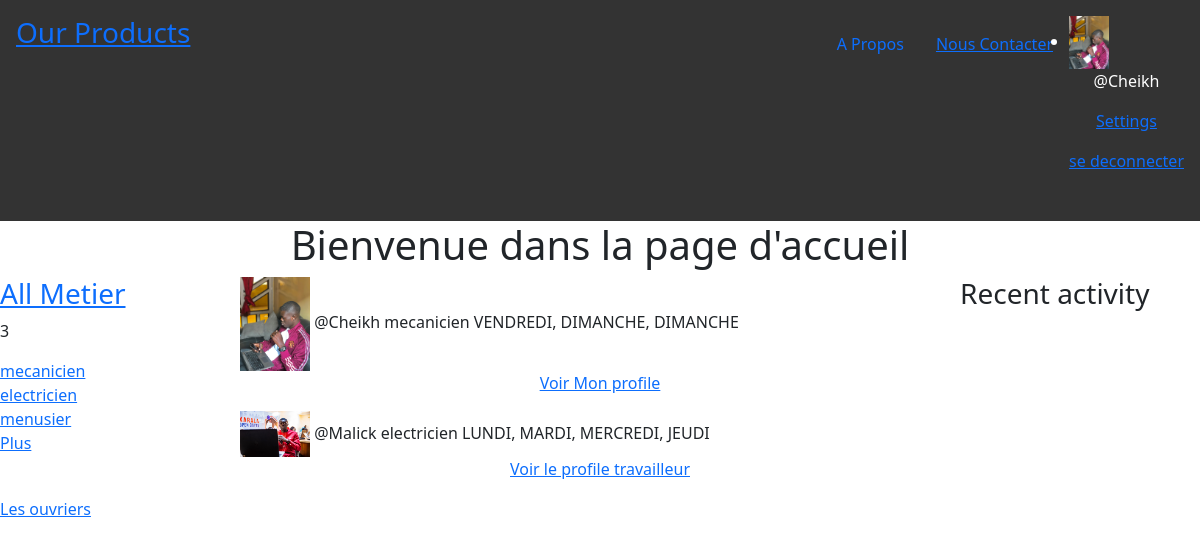
Page /job/ (signed in) on the committed database.
### authentication/models.py (models this page shows, shortened)
class User(AbstractUser):
    WORKER = 'WORKER'
    SUBSCRIBER = 'SUBSCRIBER'
    ROLE_CHOICES = (
        (WORKER, 'Trvailleur'),
        (SUBSCRIBER,'Abonné')
    )
    HOMME = 'HOMME'
    FEMME = 'FEMME'
    SEXE_CHOICES = (
        (HOMME, 'Homme'),
        (FEMME, 'Femme')
    )
    profile_photo = models.ImageField(verbose_name='Photo de profile',upload_to='photo_de_profile')
    sexe = models.CharField(max_length=30,choices=SEXE_CHOICES,verbose_name='Sexe')
    role = models.CharField(max_length=30,choices=ROLE_CHOICES,verbose_name='Role')

### job/models.py (models this page shows, shortened)
class Metier(models.Model):
    objects = None
    slug = models.SlugField(max_length=30,unique=True)
    nom_du_metier = models.CharField(max_length=50,verbose_name="Ton Métier")
    def __str__(self):
        return str(self.nom_du_metier)

class Worker(models.Model):
    objects = None
    LUNDI = 'LUNDI'
    MARDI = 'MARDI'
    MERCREDI = 'MERCREDI'
    JEUDI = 'JEUDI'
    VENDREDI = 'VENDREDI'
    SAMEDI = 'DIMANCHE'
    DIMANCHE = 'DIMANCHE'
    JOUR_DE_TRAVAILLE = (
        (LUNDI, 'LUNDI'),
        (MARDI, 'MARDI'),
        (MERCREDI, 'MERCREDI'),
        (JEUDI, 'JEUDI'),
        (VENDREDI, 'VENDREDI'),
        (SAMEDI, 'DIMANCHE'),
        (DIMANCHE, 'DIMANCHE')
    )
    DAKAR = 'DAKAR'
    THIES = 'THEIS'
    LOUGA = 'LOUGA'
    ZONE_DE_DEPLACEMENT = (
        (DAKAR, 'DAKAR'),
        (THIES, 'THEIS'),
        (LOUGA, 'LOUGA'))
    JOURNEE = 'JOURNEE'
    NUIT = 'NUIT'
    HEURES_DE_TRAVAILLE = (
        (JOURNEE, 'JOURNEE'),
        (NUIT, 'NUIT')
    )
    slug = models.SlugField(max_length=30,unique=True)
    ouvrier = models.ForeignKey(settings.AUTH_USER_MODEL,on_delete=models.CASCADE,related_name='ouvrier')
    photo = models.ImageField(upload_to='photos')
    metier = models.ForeignKey(Metier,max_length=50,blank=False,on_delete=models.CASCADE)
    bio = models.CharField(max_length=200)
    adress_home = models.CharField(max_length=50,blank=False)
    contact = models.IntegerField(max_length=12 ,null=True)
    zone_de_deplacement = MultiSelectField(max_length=30, choices=ZONE_DE_DEPLACEMENT,max_choices=2)
    jours_de_travaille = MultiSelectField(choices=JOUR_DE_TRAVAILLE)
    heures_de_travaille = models.CharField(max_length=30, choices=HEURES_DE_TRAVAILLE)
    etoile = models.BooleanField(default=False)
    date_created = models.DateTimeField(auto_now_add=True)
    date_update = models.DateTimeField(auto_now_add=True)
    likes = models.ManyToManyField(settings.AUTH_USER_MODEL, related_name='userLike_worker')

### job/views.py (the view)
# urls.py: 2. Add a URL to urlpatterns:  path('', views.home, name='home')
def home(request):
    q = request.GET.get('q') if request.GET.get('q') != None else ''
    metier = Worker.objects.filter(
        metier__nom_du_metier__contains=q
    )
    profiles = User.objects.all()
    workers = Worker.objects.all()
    metiers = Metier.objects.all()
    context = {'metiers': metiers,
               'profiles': profiles,
               'workers': workers,
               'metier':metier,
               }
    return render(request, "home.html", context)

### Linking/templates/home.html (shortened to what this page needs)
{% extends 'base.html' %}
{% block contenu %}
<h1 class="text-center"> Bienvenue dans la page d'accueil</h1>
 <section class="home-container">
     <div class="metier">
      <h3><a href="{% url 'job:home' %}">All Metier</a> </h3>
      <p>{{ metiers.count }}</p>
     {% for metier in metiers %}
     <div>
         <a href="{% url 'job:home' %}?q={{metier.nom_du_metier}}">{{ metier.nom_du_metier }}</a>
     </div>
      {% endfor %}
        <p><a href="{% url 'job:workers_views' %}"> Plus </a> </p>
    </div>
    <div>
     {% if user.WORKER %}
        {% for worker in workers %}
        <div>
             {% if user.profile_photo %}
             <img src="{{ worker.ouvrier.profile_photo.url }}" width="70">
             {% else %}
             <h4>Pas de photo</h4>
             {% endif %}
            @{{ worker.ouvrier }}
            {{ worker.metier }}
            {{ worker.jours_de_travaille }}
         {% if user == worker.ouvrier %}
        <p class="text-center"><a href="{% url 'job:worker_detail' worker.id %}"> Voir Mon profile </a> </p>
        {% else %}
        <p class="text-center"><a href="{% url 'job:worker_detail' worker.id %}"> Voir le profile travailleur </a> </p>
        {% endif %}
        </div>
        {% endfor %}
     {% endif %}
    </div>
  <div>
 <h3>Recent activity</h3>
  </div>
<p><a href="{% url 'job:workers_views' %}"> Les ouvriers </a> </p>
 </section>
{% endblock %}

### Linking/templates/base.html (shortened to what this page needs)
<!doctype html>
<html lang="en">
<head>
    <link href="https://cdn.jsdelivr.net/npm/bootstrap@5.2.2/dist/css/bootstrap.min.css" rel="stylesheet">
</head>
<body>
    <div class="list"
        style=" border: none;
        color: white;
        background-color: #333;
        padding: 1rem;
        display: flex;
        justify-content: space-between;"
    >
        <h3 id="title-nav"><a href="{% url 'job:home' %}">Our Products </a></h3>
        <ul style=" display: flex; justify-content: flex-end;">
            <li style="list-style: none; padding: 1rem; "><a style="text-decoration: none; " href="{% url 'job:home' %}">A Propos</a></li>
            <li style="list-style: none; padding: 1rem;"><a href="#">Nous Contacter</a></li>
            {% if user.is_authenticated %}
             <li>
                  {% if user.profile_photo %}
                 <img src="{{ user.profile_photo.url }}" width="40">
                 {% else %}
                 <h4>Pas de photo</h4>
                 {% endif %}
                 <p class="text-center">@{{ user.username }} </p>
                   {% if user.username == user.username %}
                      <p class="text-center"><a href="{% url 'authentication:detail_profile' user.id %}">Settings</a> </p>
                     {% endif %}
            <p> <a class="text-center" href="{% url 'authentication:logout' %}"> se deconnecter</a> </p>
            {% else %}
            <p class="text-center"><a href="{% url 'authentication:login' %}">se connecter</a> </p>
             </li>
            {% endif %}
        </ul>
    </div>
    {% block contenu %}
    {% endblock %}
</body>
</html>

### Linking/templates/home.html (style rules this page uses)
.home-container { display: grid; grid-template-columns: 1fr 3fr 1fr; }

### rows in the picture
User: profile_photo (picture), username "Cheikh"
Metier: nom_du_metier "mecanicien"
Metier: nom_du_metier "electricien"
Metier: nom_du_metier "menusier"
Worker: ouvrier.profile_photo (picture), ouvrier "Cheikh", metier "mecanicien", jours_de_travaille "VENDREDI, DIMANCHE, DIMANCHE", shows "Voir Mon profile"
Worker: ouvrier.profile_photo (picture), ouvrier "Malick", metier "electricien", jours_de_travaille "LUNDI, MARDI, MERCREDI, JEUDI", shows "Voir le profile travailleur"

### other values in the picture
{{ metiers.count }} "3"
